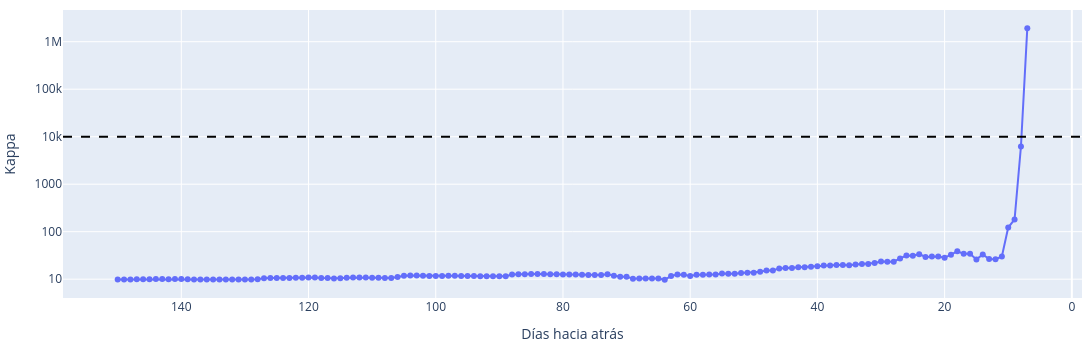

The cell this chart's notebook holds for it:
### Code cell
import plotly.express as px

# 1. Datos y retornos
stocks = ["MSFT", "AAPL", "NVDA", "AMZN", "META", "GOOGL"]
returns = (
    yf.download(stocks, start=dt.datetime.now() - dt.timedelta(days=300))[
        "Close"
    ]
    .pct_change()
    .dropna()
)

dias, kappa = [], []

# 2. Bucle de número de condición
for d in range(150, 2, -1):
    cov = returns.tail(d).cov().to_numpy()
    ev = np.linalg.eigh(cov)[0]
    k = ev[-1] / ev[0] if ev[0] > 1e-12 else float("inf")
    dias.append(d)
    kappa.append(k)
    if k > 10000:
        print(f"Se alcanzó el umbral en {d} días y kappa={k:.2f}")
        break

# 3. Gráfico minimalista con Plotly Express
fig = px.line(x=dias, y=kappa, log_y=True, markers=True)
fig.add_hline(y=10000, line_dash="dash", line_color="black")
fig.update_layout(
    width=1200,
    height=350,
    xaxis=dict(title="Días hacia atrás", autorange="reversed"),
    yaxis_title="Kappa",
    margin=dict(l=10, r=10, t=10, b=10),
)
fig.show()

### Figure 1 — Plotly figure (JSON) as saved in the notebook; plotly's stock layout.template omitted (floating-point values rounded to 4 significant figures; data arrays with more than 128 entries replaced by an {"elided": "..."} marker saying what was removed)
{"data": [{"hovertemplate": "x=%{x}<br>y=%{y}<extra></extra>", "legendgroup": "", "line": {"color": "#636efa", "dash": "solid"}, "marker": {"symbol": "circle"}, "mode": "lines+markers", "name": "", "orientation": "v", "showlegend": false, "type": "scatter", "x": {"elided": "144 int values"}, "xaxis": "x", "y": {"elided": "144 float values"}, "yaxis": "y"}], "layout": {"height": 350, "legend": {"tracegroupgap": 0}, "margin": {"b": 10, "l": 10, "r": 10, "t": 10}, "shapes": [{"line": {"color": "black", "dash": "dash"}, "type": "line", "x0": 0, "x1": 1, "xref": "x domain", "y0": 10000, "y1": 10000, "yref": "y"}], "width": 1200, "xaxis": {"anchor": "y", "autorange": "reversed", "domain": [0, 1], "title": {"text": "Días hacia atrás"}}, "yaxis": {"anchor": "x", "domain": [0, 1], "title": {"text": "Kappa"}, "type": "log"}}}
